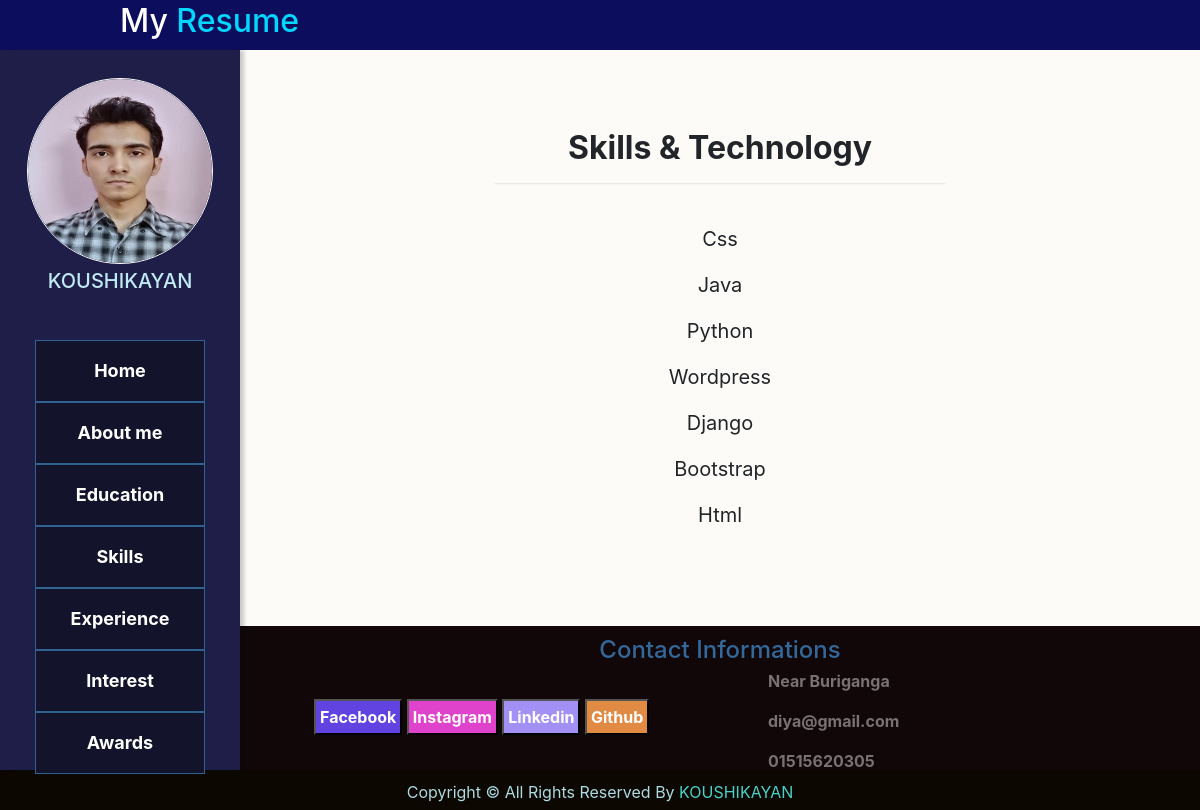
The app's page /koushikayan/skill with its own data.
### portfolioapp/models.py (models this page shows, shortened)
class Profile(models.Model):
    user = models.OneToOneField(User, primary_key = True, on_delete = models.CASCADE)
    name = models.CharField(max_length = 50)
    image = models.ImageField()

class Skill(models.Model):
    user = models.ForeignKey(User,  on_delete = models.CASCADE)
    title = models.CharField(max_length = 50)

class Contact(models.Model):
    user = models.OneToOneField(User, primary_key = True, on_delete = models.CASCADE)
    address = models.TextField()
    email = models.CharField(max_length = 50)
    phone_no = models.CharField(max_length=12)
    facebook = models.CharField(max_length = 250, blank = True, null = True)
    instagram = models.CharField(max_length = 250, blank = True, null = True)
    linkedin = models.CharField(max_length = 250, blank = True, null = True)
    github = models.CharField(max_length = 250, blank = True, null = True)

### portfolioapp/views.py (the view)
# urls.py: path('<name>/skill', skill, name= 'skill'),
def skill(request,name):
    profile = Profile.objects.get(user__username = name)
    skill = Skill.objects.filter(user__username = name)
    contact = Contact.objects.get(user__username = name)
    context = {'skill':skill, 'profile': profile, 'contact':contact}
    return render(request, 'skill.html',context)

### templates/skill.html
{% extends 'base.html' %}
{% load static %}
{% block profile %}
        <img style="align-content: center; border: 1px solid white; " src="{{ profile.image.url}}" alt="This is profile picture">
{% endblock %}
{% block profileName %}
        <h5 style="text-transform: uppercase;">{{profile.user.username}}</h5>
{% endblock %}
{% block content %}
<link rel="stylesheet" href="{% static 'css/skill.css' %}">
    <div class="skill-div">
        <div class="row">
            <div class="col-md-6 skill">
                <h2><b>Skills & Technology</b></h2>
                <hr><br>
                {% for i in skill %}
                    <p>{{ i.title }}</p><br>
                {% endfor %}
            </div>
        </div>
    </div>
{% endblock %}
{% block contact %}
        <div class="left-contact">
                <div class="left-contact-content">
                    <button style="background-color: rgb(96, 67, 224); padding: 4px; margin-left: 50px;"><a href="{{contact.facebook}}" target="_blank" style="text-decoration: none; font-weight: bold; " >Facebook</a></button>
                    <button style="background-color: rgb(224, 67, 203); padding: 4px;"><a href="{{contact.instagram}}" target="_blank" style="text-decoration: none; font-weight: bold;">Instagram</a></button>
                    <button style="background-color: rgb(163, 144, 245); padding: 4px;"><a href="{{contact.linkedin}}" target="_blank" style="text-decoration: none; font-weight: bold;">Linkedin</a></button>
                    <button style="background-color: rgb(224, 138, 67); padding: 4px;"><a href="{{contact.github}}" target="_blank" style="text-decoration: none; font-weight: bold;">Github</a></button>
                </div>
        </div>
        <div class="right-contact">
                <div class="right-contact-content">
                        <p>{{contact.address}}</p>
                        <p>{{contact.email}}</p>
                        <p>{{contact.phone_no}}</p>
                </div>
        </div>
{% endblock %}
{% block rightsname %}
    {{profile.user.username}}
 {% endblock %}

### static/css/style.css (style rules this page uses)
* { margin: 0; padding: 0; }
a { text-decoration: none; color: white; }
.nav-top img { width: 186px; height: 186px; display: block; margin: auto; border-radius: 50%; margin-top:20px; }
.profile-name h5 { text-align: center; }
.left-contact { width: 50%; height:100%; }
.left-contact-content { width: 90%; height: 50%; margin: 0 auto; margin-top: 30px; }
.right-contact { width: 50%; height:100%; }
.right-contact-content { width: 80%; margin: 0 auto; }
.right-contact-content p { font-weight: bold; color: rgba(241, 241, 241, 0.459); }

### static/css/skill.css (style rules this page uses)
.skill-div { width: 100%; height: 100%; position: relative; }
.skill { width: 600px; margin:0 auto; text-align: center; text-justify: inter-word; position: absolute; top: 50%; left: 50%; transform: translate(-50%, -50%); }
.skill p { line-height: 1.5; display: inline-block; vertical-align: middle; font-size: 20px; }

### records on screen
Skill: title "Css"
Skill: title "Java"
Skill: title "Python"
Skill: title "Wordpress"
Skill: title "Django"
Skill: title "Bootstrap"
Skill: title "Html"
